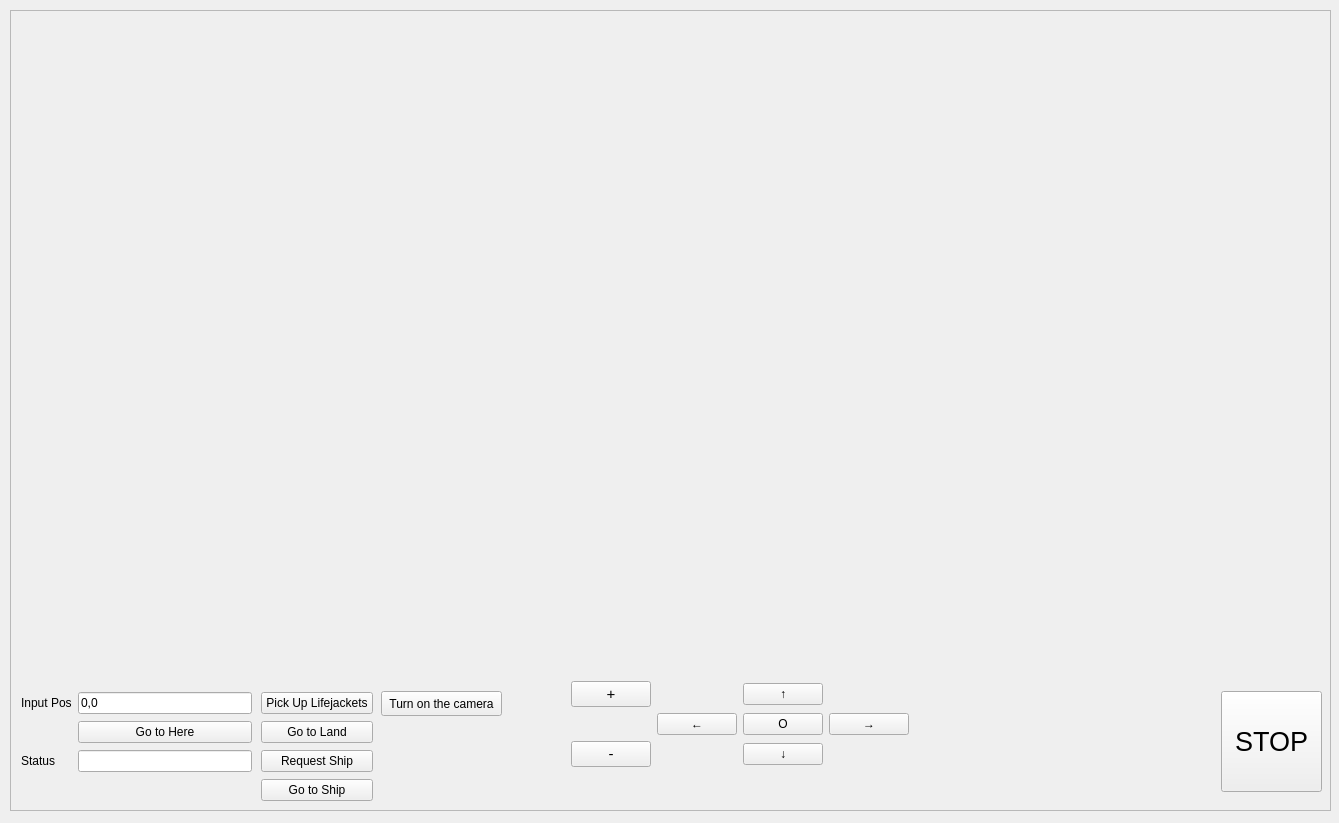
<?xml version="1.0" encoding="UTF-8"?>
<ui version="4.0">
 <class>MainWindow</class>
 <widget class="QMainWindow" name="MainWindow">
  <property name="geometry">
   <rect>
    <x>0</x>
    <y>0</y>
    <width>1339</width>
    <height>823</height>
   </rect>
  </property>
  <property name="windowTitle">
   <string>MainWindow</string>
  </property>
  <property name="autoFillBackground">
   <bool>false</bool>
  </property>
  <property name="toolButtonStyle">
   <enum>Qt::ToolButtonIconOnly</enum>
  </property>
  <property name="tabShape">
   <enum>QTabWidget::Rounded</enum>
  </property>
  <widget class="QWidget" name="centralwidget">
   <widget class="QScrollArea" name="scrollArea">
    <property name="geometry">
     <rect>
      <x>10</x>
      <y>10</y>
      <width>1321</width>
      <height>801</height>
     </rect>
    </property>
    <property name="font">
     <font>
      <pointsize>9</pointsize>
     </font>
    </property>
    <property name="verticalScrollBarPolicy">
     <enum>Qt::ScrollBarAsNeeded</enum>
    </property>
    <property name="horizontalScrollBarPolicy">
     <enum>Qt::ScrollBarAsNeeded</enum>
    </property>
    <property name="sizeAdjustPolicy">
     <enum>QAbstractScrollArea::AdjustToContents</enum>
    </property>
    <property name="widgetResizable">
     <bool>true</bool>
    </property>
    <widget class="QWidget" name="scrollAreaWidgetContents">
     <property name="geometry">
      <rect>
       <x>0</x>
       <y>0</y>
       <width>1319</width>
       <height>799</height>
      </rect>
     </property>
     <widget class="Map" name="widget_Map" native="true">
      <property name="geometry">
       <rect>
        <x>10</x>
        <y>10</y>
        <width>1296</width>
        <height>648</height>
       </rect>
      </property>
      <property name="font">
       <font>
        <pointsize>9</pointsize>
       </font>
      </property>
      <widget class="QLabel" name="label_camera">
       <property name="geometry">
        <rect>
         <x>810</x>
         <y>0</y>
         <width>480</width>
         <height>360</height>
        </rect>
       </property>
       <property name="text">
        <string/>
       </property>
      </widget>
     </widget>
     <widget class="QLabel" name="label">
      <property name="geometry">
       <rect>
        <x>560</x>
        <y>450</y>
        <width>67</width>
        <height>17</height>
       </rect>
      </property>
      <property name="font">
       <font>
        <pointsize>9</pointsize>
       </font>
      </property>
      <property name="text">
       <string/>
      </property>
     </widget>
     <widget class="QWidget" name="verticalLayoutWidget">
      <property name="geometry">
       <rect>
        <x>250</x>
        <y>680</y>
        <width>112</width>
        <height>112</height>
       </rect>
      </property>
      <property name="font">
       <font>
        <pointsize>9</pointsize>
       </font>
      </property>
      <layout class="QVBoxLayout" name="verticalLayout">
       <item>
        <widget class="QPushButton" name="pushButton_pickLifejackets">
         <property name="font">
          <font>
           <pointsize>9</pointsize>
          </font>
         </property>
         <property name="text">
          <string>Pick Up Lifejackets</string>
         </property>
        </widget>
       </item>
       <item>
        <widget class="QPushButton" name="pushButton_gotoLand">
         <property name="font">
          <font>
           <pointsize>9</pointsize>
          </font>
         </property>
         <property name="text">
          <string>Go to Land</string>
         </property>
        </widget>
       </item>
       <item>
        <widget class="QPushButton" name="pushButton_requestShip">
         <property name="font">
          <font>
           <pointsize>9</pointsize>
          </font>
         </property>
         <property name="text">
          <string>Request Ship</string>
         </property>
        </widget>
       </item>
       <item>
        <widget class="QPushButton" name="pushButton_gotoShip">
         <property name="font">
          <font>
           <pointsize>9</pointsize>
          </font>
         </property>
         <property name="text">
          <string>Go to Ship</string>
         </property>
        </widget>
       </item>
      </layout>
     </widget>
     <widget class="QWidget" name="gridLayoutWidget_2">
      <property name="geometry">
       <rect>
        <x>10</x>
        <y>680</y>
        <width>231</width>
        <height>83</height>
       </rect>
      </property>
      <property name="font">
       <font>
        <pointsize>9</pointsize>
       </font>
      </property>
      <layout class="QGridLayout" name="gridLayout_3">
       <item row="3" column="1">
        <widget class="QLineEdit" name="lineEdit_customInputPos">
         <property name="font">
          <font>
           <pointsize>9</pointsize>
          </font>
         </property>
         <property name="text">
          <string>0,0</string>
         </property>
         <property name="readOnly">
          <bool>false</bool>
         </property>
        </widget>
       </item>
       <item row="3" column="0">
        <widget class="QLabel" name="label_3">
         <property name="font">
          <font>
           <pointsize>9</pointsize>
          </font>
         </property>
         <property name="text">
          <string>Input Pos</string>
         </property>
        </widget>
       </item>
       <item row="4" column="1">
        <widget class="QPushButton" name="pushButton_gotoHere">
         <property name="font">
          <font>
           <pointsize>9</pointsize>
          </font>
         </property>
         <property name="text">
          <string>Go to Here</string>
         </property>
        </widget>
       </item>
       <item row="4" column="0">
        <widget class="QLabel" name="label_2">
         <property name="font">
          <font>
           <pointsize>9</pointsize>
          </font>
         </property>
         <property name="text">
          <string/>
         </property>
        </widget>
       </item>
       <item row="5" column="0">
        <widget class="QLabel" name="label_4">
         <property name="font">
          <font>
           <pointsize>9</pointsize>
          </font>
         </property>
         <property name="text">
          <string>Status</string>
         </property>
        </widget>
       </item>
       <item row="5" column="1">
        <widget class="QLineEdit" name="lineEdit_status">
         <property name="font">
          <font>
           <pointsize>9</pointsize>
          </font>
         </property>
         <property name="text">
          <string/>
         </property>
         <property name="readOnly">
          <bool>true</bool>
         </property>
        </widget>
       </item>
      </layout>
     </widget>
     <widget class="QPushButton" name="pushButton_camSwitch">
      <property name="geometry">
       <rect>
        <x>370</x>
        <y>680</y>
        <width>121</width>
        <height>25</height>
       </rect>
      </property>
      <property name="font">
       <font>
        <pointsize>9</pointsize>
       </font>
      </property>
      <property name="text">
       <string>Turn on the camera</string>
      </property>
     </widget>
     <widget class="QWidget" name="gridLayoutWidget">
      <property name="geometry">
       <rect>
        <x>560</x>
        <y>670</y>
        <width>131</width>
        <height>121</height>
       </rect>
      </property>
      <layout class="QGridLayout" name="gridLayout">
       <property name="sizeConstraint">
        <enum>QLayout::SetFixedSize</enum>
       </property>
       <item row="0" column="1">
        <widget class="QLabel" name="label_5">
         <property name="font">
          <font>
           <pointsize>9</pointsize>
          </font>
         </property>
         <property name="text">
          <string/>
         </property>
        </widget>
       </item>
       <item row="1" column="2">
        <widget class="QPushButton" name="pushButton_MoveCenter">
         <property name="text">
          <string>O</string>
         </property>
        </widget>
       </item>
       <item row="2" column="2">
        <widget class="QPushButton" name="pushButton_MoveDown">
         <property name="text">
          <string>↓</string>
         </property>
        </widget>
       </item>
       <item row="1" column="3">
        <widget class="QPushButton" name="pushButton_MoveRight">
         <property name="text">
          <string>→</string>
         </property>
        </widget>
       </item>
       <item row="1" column="1">
        <widget class="QPushButton" name="pushButton_MoveLeft">
         <property name="text">
          <string>←</string>
         </property>
        </widget>
       </item>
       <item row="2" column="1">
        <widget class="QLabel" name="label_6">
         <property name="font">
          <font>
           <pointsize>9</pointsize>
          </font>
         </property>
         <property name="text">
          <string/>
         </property>
        </widget>
       </item>
       <item row="0" column="0">
        <widget class="QPushButton" name="pushButton_ZoomIn">
         <property name="font">
          <font>
           <pointsize>11</pointsize>
          </font>
         </property>
         <property name="text">
          <string>+</string>
         </property>
        </widget>
       </item>
       <item row="2" column="0">
        <widget class="QPushButton" name="pushButton_ZoomOut">
         <property name="font">
          <font>
           <pointsize>11</pointsize>
          </font>
         </property>
         <property name="text">
          <string>-</string>
         </property>
        </widget>
       </item>
       <item row="0" column="2">
        <widget class="QPushButton" name="pushButton_MoveUp">
         <property name="text">
          <string>↑</string>
         </property>
        </widget>
       </item>
      </layout>
     </widget>
     <widget class="QPushButton" name="pushButton_stop">
      <property name="geometry">
       <rect>
        <x>1210</x>
        <y>680</y>
        <width>101</width>
        <height>101</height>
       </rect>
      </property>
      <property name="font">
       <font>
        <pointsize>20</pointsize>
       </font>
      </property>
      <property name="text">
       <string>STOP</string>
      </property>
     </widget>
     <zorder>label</zorder>
     <zorder>verticalLayoutWidget</zorder>
     <zorder>gridLayoutWidget_2</zorder>
     <zorder>pushButton_camSwitch</zorder>
     <zorder>widget_Map</zorder>
     <zorder>gridLayoutWidget</zorder>
     <zorder>pushButton_stop</zorder>
    </widget>
   </widget>
  </widget>
  <widget class="QMenuBar" name="menubar">
   <property name="geometry">
    <rect>
     <x>0</x>
     <y>0</y>
     <width>1339</width>
     <height>22</height>
    </rect>
   </property>
  </widget>
 </widget>
 <customwidgets>
  <customwidget>
   <class>Map</class>
   <extends>QWidget</extends>
   <header location="global">Map</header>
   <container>1</container>
  </customwidget>
 </customwidgets>
 <resources/>
 <connections/>
</ui>
